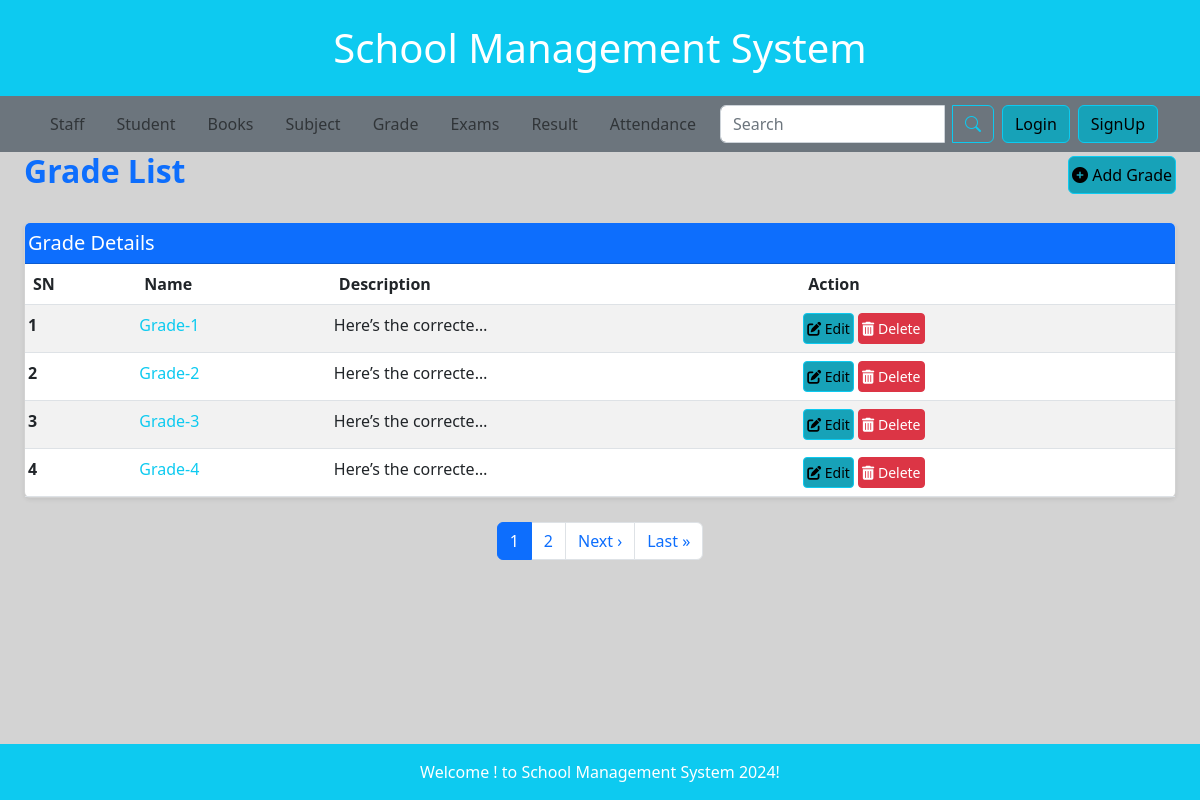
The app's page /grade/list with its own data.
### smsapp/models.py (models this page shows, shortened)
class DateTimeModel(models.Model):
    created_at = models.DateTimeField(auto_now_add=True)
    updated_at = models.DateTimeField(auto_now=True)
    class Meta:
        abstract = True  # This makes DateTimeModel an abstract base class

class Grade(DateTimeModel):
    name = models.CharField(max_length=50, unique=True)
    description = models.TextField(blank=True, null=True)

### smsapp/views.py (the view)
# urls.py: path('grade/list', GradeListView.as_view(), name='grade_list'),
class GradeListView(TemplateView):
    template_name = 'grade/list.html'
    def get_context_data(self, **kwargs):
        context = super().get_context_data(**kwargs)
        try:
            grade_queryset = Grade.objects.all()
            paginator = Paginator(grade_queryset, 4)
            page_number = self.request.GET.get('page', 1)
            try:
                grade_data = paginator.page(page_number)
            except PageNotAnInteger:
                grade_data = paginator.page(1)
            except EmptyPage:
                grade_data = paginator.page(paginator.num_pages)
            context['grade_list'] = grade_data
            context['totalpagelist'] = paginator.page_range  # Range of all pages
            context['lastpage'] = paginator.num_pages  # Total number of pages
        except Grade.DoesNotExist:
            context['grade_list'] = None
            context['error'] = "No grades found."
        except Exception as e:
            context['grade_list'] = None
            context['error'] = f"An error occurred: {str(e)}"
        return context

### templates/grade/list.html (shortened to what this page needs)
{% extends 'home.html' %}
{% load static %}
{% block mainblock %}
    <div class="container-fluid pr-4">
        <div class="row mx-0">
            <div class="col-12">
                <div class="d-flex justify-content-between align-items-center mb-4">
                    <h2 class="fw-bold text-primary">Grade List</h2>
                    <a href="{% url 'smsapp:grade_create' %}" class="btn btn-info" style="padding-left: 3px; padding-right: 3px;">
                        <i class="fas fa-plus-circle"></i> Add Grade
                    </a>
                </div>
                <div class="card shadow-sm">
                    <div class="card-header bg-primary text-white" style="padding-left: 3px; padding-right: 3px;">
                        <h5 class="mb-0">Grade Details</h5>
                    </div>
                    <div class="card-body p-0">
                        <table class="table table-hover table-striped table-responsive-md mb-0">
                            <thead class="thead-dark">
                                <tr>
                                    <th scope="col">SN</th>
                                    <th scope="col">Name</th>
                                    <th scope="col">Description</th>
                                    <th scope="col">Action</th>
                                </tr>
                            </thead>
                            <tbody>
                                {% for i in grade_list %}
                                    <tr>
                                        <th scope="row" style="padding-left: 3px; padding-right: 3px;">{{ forloop.counter }}</th>
                                        <td style="padding-left: 3px; padding-right: 3px;">
                                            <a href="" class="text-decoration-none text-info">
                                                {{ i.name }}
                                            </a>
                                        </td>
                                        <td style="padding-left: 3px; padding-right: 3px;">{{ i.description|truncatechars:20}}</td>
                                        <td style="padding-left: 3px; padding-right: 3px;">
                                            <a href="" class="btn btn-sm btn-info"
                                                style="padding-left: 3px; padding-right: 3px;">
                                                <i class="fas fa-edit"></i> Edit
                                            </a>
                                            <a href="" class="btn btn-sm btn-danger"
                                                style="padding-left: 3px; padding-right: 3px;">
                                                <i class="fas fa-trash-alt"></i> Delete
                                            </a>
                                        </td>
                                    </tr>
                                {% endfor %}
                            </tbody>
                        </table>
                    </div>
                </div>
                <nav aria-label="Page navigation" class="mt-4">
                    <ul class="pagination justify-content-center" style="padding-left: 3px; padding-right: 3px;">
                        {% for n in totalpagelist %}
                            <li class="page-item {% if grade_list.number == n %}active{% endif %}">
                                <a class="page-link" href="?page={{ n }}">{{ n }}</a>
                            </li>
                        {% endfor %}
                        {% if grade_list.has_next %}
                            <li class="page-item">
                                <a class="page-link" href="?page={{ grade_list.next_page_number }}">Next &rsaquo;</a>
                            </li>
                            <li class="page-item">
                                <a class="page-link" href="?page={{ lastpage }}">Last &raquo;</a>
                            </li>
                        {% endif %}
                    </ul>
                </nav>
            </div>
        </div>
    </div>
{% endblock %}

### templates/home.html (style rules this page uses)
body { background-color: lightgray; }
h2 { color: blue; }
.btn-info { background-color: #17a2b8; }

### records on screen
Grade: name "Grade-1", description "Here’s the correcte…"
Grade: name "Grade-2", description "Here’s the correcte…"
Grade: name "Grade-3", description "Here’s the correcte…"
Grade: name "Grade-4", description "Here’s the correcte…"

### other values on screen
{{ n }} "1" "2"
